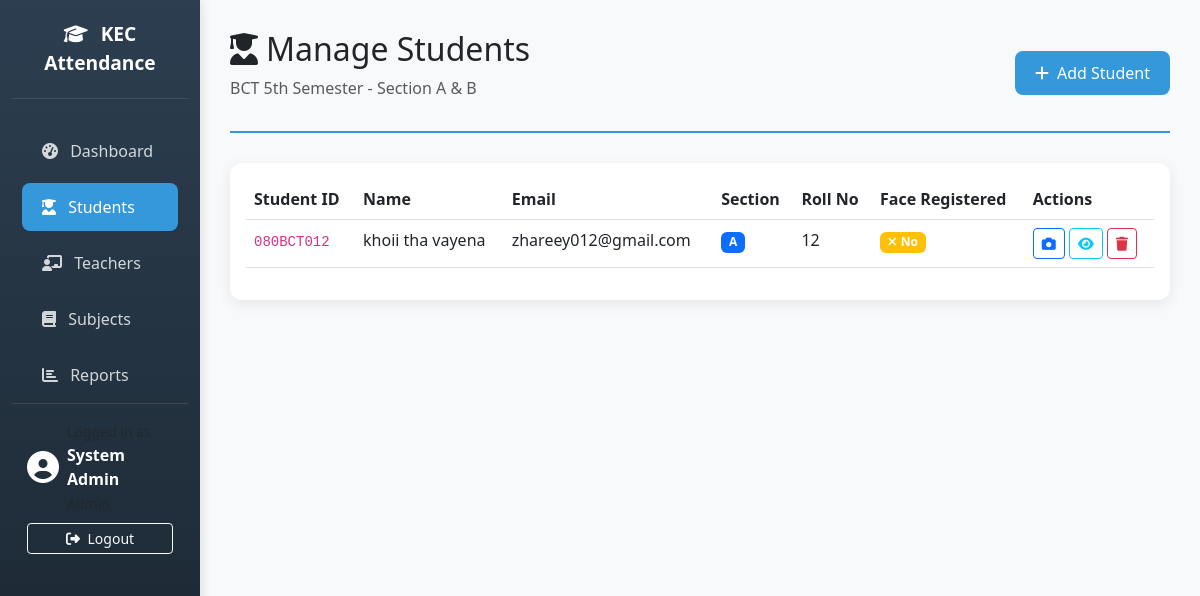
The page /admin/students (signed in) on the database its author committed.
### tables this page shows
CREATE TABLE student (
            id INTEGER PRIMARY KEY AUTOINCREMENT,
            user_id INTEGER NOT NULL UNIQUE,
            student_id VARCHAR(20) NOT NULL UNIQUE,
            section_id INTEGER NOT NULL,
            roll_number INTEGER,
            face_encoding BLOB,
            face_image_path VARCHAR(255),
            FOREIGN KEY (user_id) REFERENCES user(id),
            FOREIGN KEY (section_id) REFERENCES section(id)
        );

CREATE TABLE user (
            id INTEGER PRIMARY KEY AUTOINCREMENT,
            username VARCHAR(50) NOT NULL UNIQUE,
            password_hash VARCHAR(255) NOT NULL,
            email VARCHAR(100) NOT NULL UNIQUE,
            first_name VARCHAR(50) NOT NULL,
            last_name VARCHAR(50) NOT NULL,
            role VARCHAR(20) NOT NULL,
            is_active INTEGER DEFAULT 1
        );

CREATE TABLE section (
            id INTEGER PRIMARY KEY AUTOINCREMENT,
            name VARCHAR(10) NOT NULL UNIQUE,
            description VARCHAR(255)
        );

### app.py (the view, shortened to what this page needs)
@app.route('/admin/students', methods=['GET', 'POST'])
@login_required
def manage_students():
    if current_user.role != 'admin':
        return redirect(url_for('dashboard'))
    students = execute_query_all("""
        SELECT s.*, u.username, u.email, u.first_name, u.last_name, sec.name as section_name
        FROM student s
        JOIN user u ON s.user_id = u.id
        LEFT JOIN section sec ON s.section_id = sec.id
    """)
    sections = execute_query_all("SELECT * FROM section")
    return render_template('admin/students.html', students=students, sections=sections)

### app.py (called while the page is built)
def get_db_connection():
    conn = sqlite3.connect(app.config['DATABASE'])
    conn.row_factory = sqlite3.Row
    return conn

def execute_query(query, params=None, fetch=False):
    conn = get_db_connection()
    cursor = conn.cursor()
    if params:
        cursor.execute(query, params)
    else:
        cursor.execute(query)
    if fetch:
        result = cursor.fetchall()
    else:
        result = cursor.fetchone()
    conn.commit()
    cursor.close()
    conn.close()
    return result

def execute_query_all(query, params=None):
    conn = get_db_connection()
    cursor = conn.cursor()
    if params:
        cursor.execute(query, params)
    else:
        cursor.execute(query)
    result = cursor.fetchall()
    cursor.close()
    conn.close()
    return result

@login_manager.user_loader
def load_user(user_id):
    result = execute_query("SELECT * FROM user WHERE id = ?", (user_id,))
    if result:
        return User(result)
    return None

    def get_full_name(self):
        return f"{self.first_name} {self.last_name}"

### templates/admin/students.html (shortened to what this page needs)
{% extends "base.html" %}
{% block content %}
<div class="page-header d-flex justify-content-between align-items-center">
    <div>
        <h2><i class="fas fa-user-graduate me-2"></i>Manage Students</h2>
        <p class="text-muted">BCT 5th Semester - Section A & B</p>
    </div>
    <button class="btn btn-primary" data-bs-toggle="modal" data-bs-target="#addStudentModal">
        <i class="fas fa-plus me-2"></i>Add Student
    </button>
</div>
<div class="card table-card">
    <div class="card-body">
        <div class="table-responsive">
            <table class="table table-hover">
                <thead>
                    <tr>
                        <th>Student ID</th>
                        <th>Name</th>
                        <th>Email</th>
                        <th>Section</th>
                        <th>Roll No</th>
                        <th>Face Registered</th>
                        <th>Actions</th>
                    </tr>
                </thead>
                <tbody>
                    {% for student in students %}
                    <tr>
                        <td><code>{{ student.student_id }}</code></td>
                        <td>{{ student.first_name }} {{ student.last_name }}</td>
                        <td>{{ student.email }}</td>
                        <td><span class="badge bg-primary">{{ student.section_name }}</span></td>
                        <td>{{ student.roll_number }}</td>
                        <td>
                            {% if student.face_encoding is not none and student.face_encoding|length > 0 %}
                                <span class="badge bg-success"><i class="fas fa-check me-1"></i>Yes</span>
                            {% else %}
                                <span class="badge bg-warning"><i class="fas fa-times me-1"></i>No</span>
                            {% endif %}
                        </td>
                        <td>
                            <a href="{{ url_for('capture_face', student_id=student.id) }}" class="btn btn-sm btn-outline-primary" title="Capture Face">
                                <i class="fas fa-camera"></i>
                            </a>
                            <a href="#" class="btn btn-sm btn-outline-info" title="View Details">
                                <i class="fas fa-eye"></i>
                            </a>
                            <a href="{{ url_for('delete_student', student_id=student.id) }}" class="btn btn-sm btn-outline-danger" title="Delete" onclick="return confirm('Are you sure you want to delete this student?')">
                                <i class="fas fa-trash"></i>
                            </a>
                        </td>
                    </tr>
                    {% else %}
                    <tr>
                        <td colspan="7" class="text-center text-muted">No students registered yet.</td>
                    </tr>
                    {% endfor %}
                </tbody>
            </table>
        </div>
    </div>
</div>
{% endblock %}

### templates/base.html (style rules this page uses)
:root { --primary-color: #2c3e50; --secondary-color: #3498db; --accent-color: #e74c3c; --light-bg: #f8f9fa; }
body { font-family: 'Segoe UI', Tahoma, Geneva, Verdana, sans-serif; background-color: var(--light-bg); }
.card { border: none; border-radius: 12px; box-shadow: 0 4px 15px rgba(0,0,0,0.08); transition: transform 0.3s ease; }
.btn-primary { background-color: var(--secondary-color); border: none; border-radius: 8px; padding: 10px 20px; }
.table-card { background: white; border-radius: 12px; overflow: hidden; }
.table thead { background-color: var(--primary-color); color: white; }
.page-header { margin-bottom: 30px; padding-bottom: 15px; border-bottom: 2px solid var(--secondary-color); }

### rows shown on the page
student: student_id "080BCT012", first_name "khoii", last_name "tha vayena", email "zhareey012@gmail.com", section_name "A", roll_number "12"

### other values the page prints
{{ current_user.get_full_name() }} "System Admin"
